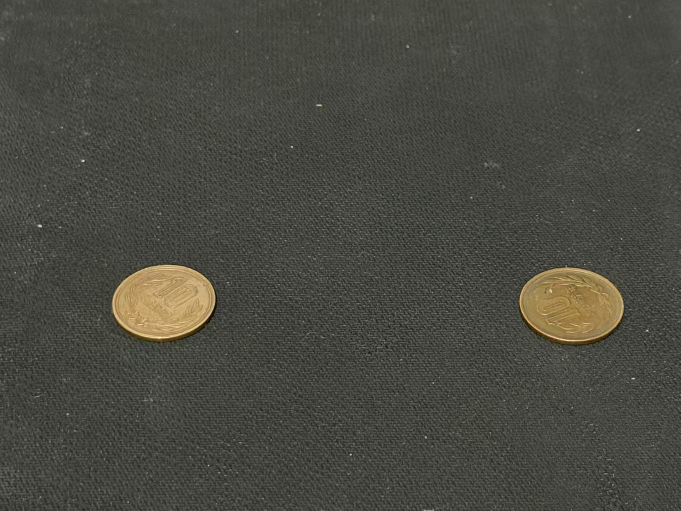
#> input picture data/test_a.jpg, 1362 x 1022 px (shown at 1/2 size)
$ python task11.py
#> lines starting #> are read from the running program, lines starting #| are printed output that depends on the picture; after the words box and inside, x2 and y2 are one past the last pixel; in counts of white or black regions, pixels touching at a corner belong together
import cv2
import sys
import numpy as np

# Load the image and convert to grayscale
img = cv2.imread("../data/test_a.jpg")
#> img is the input picture: shape (1022, 1362, 3); mean B, G, R 65.3, 73.2, 73.2
if img is None:
    print("Error: failed to open image")
    sys.exit()
gray = cv2.cvtColor(img, cv2.COLOR_BGR2GRAY)
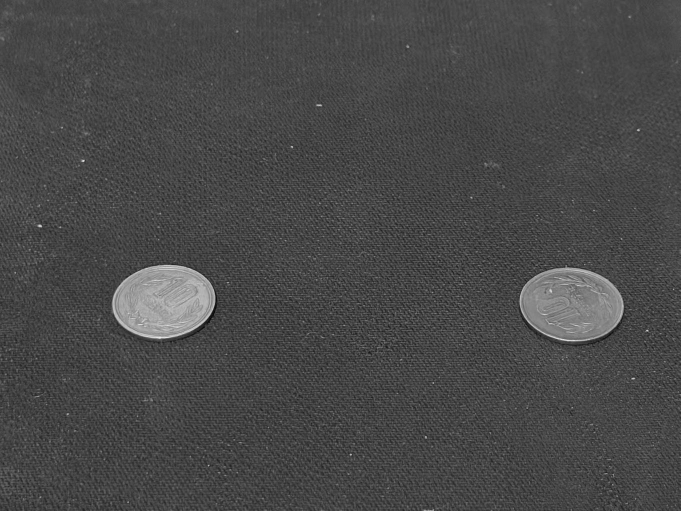
#> gray: shape (1022, 1362) (shown at 1/2 size); min 2, max 243, mean 72.3

max_w, max_h = 800, 800
h, w = gray.shape
#> h = 1022; w = 1362
scale = min(max_w / w, max_h / h, 1.0)
#> scale = 0.587
gray = cv2.resize(gray, None, fx=scale, fy=scale)
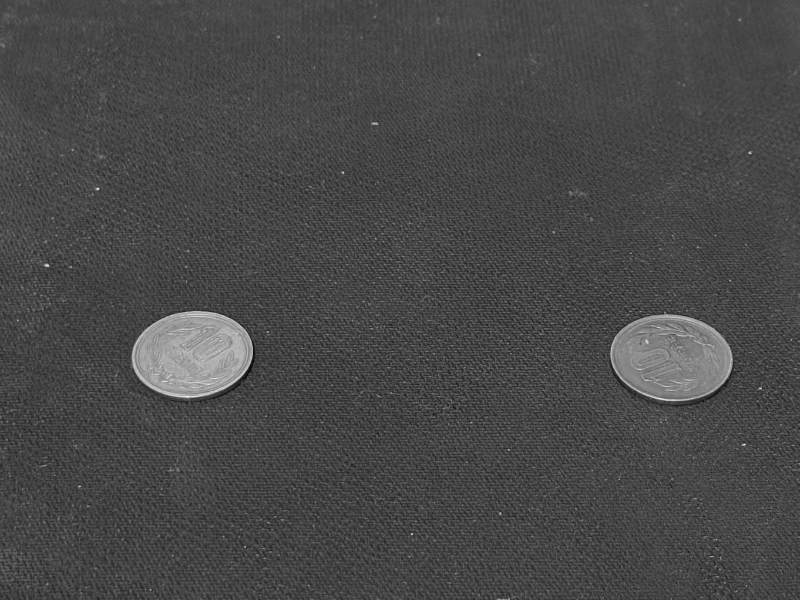
#> gray: shape (600, 800); min 4, max 235, mean 72.2

# Binarize with Otsu's method (automatic threshold)
ret, binary = cv2.threshold(gray, 0, 255, cv2.THRESH_BINARY + cv2.THRESH_OTSU)
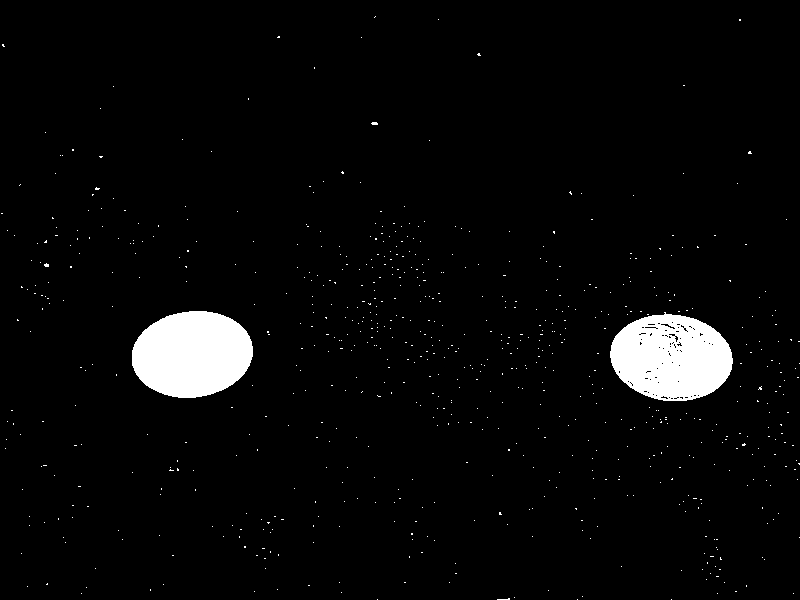
#> binary: shape (600, 800); 3.7% white; 713 white regions (711 under 20 px), largest, box (x1, y1, x2, y2) and area: (132, 311, 253, 398) 8269, (610, 312, 733, 401) 8128
#> ret = 108
print(f"Otsu threshold: {ret:.0f}")
#| Otsu threshold: 108

# Label connected components with 8-connectivity
num_labels, labels, stats, centroids = cv2.connectedComponentsWithStats(binary, connectivity=8)
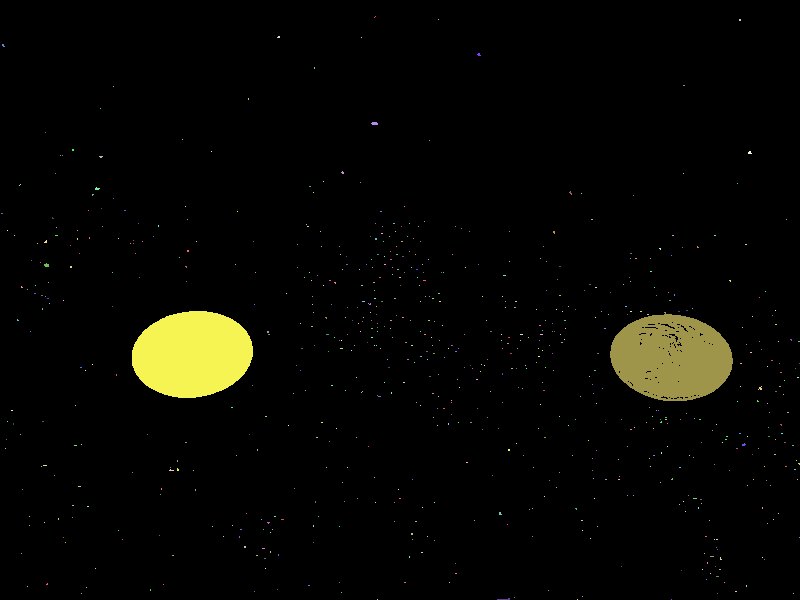
#> labels: shape (600, 800) int32; 714 distinct labels, from 0 to 713; one colour per label, 0 black
#> num_labels = 714; stats = 714 rows, first 6: [0, 0, 800, 600, 462471], [374, 16, 2, 2, 2], [438, 19, 1, 1, 1], [739, 19, 2, 2, 4], [277, 36, 3, 2, 5], [361, 37, 1, 1, 1]; centroids = 714 pairs, first value 1.5 to 799, second value 16.5 to 599
print(f"Components (excluding background): {num_labels - 1}")
#| Components (excluding background): 713

# Assign a random color to each label; the background stays black
np.random.seed(0)
colors = np.random.randint(50, 255, (num_labels, 3), dtype=np.uint8)
#> colors = 714 rows, first 8: [222, 60, 177], [190, 97, 220], [246, 201, 167], [216, 72, 233], [242, 254, 83], [117, 229, 128], [204, 132, 212], [245, 168, 175]
colors[0] = [0, 0, 0]
colored = colors[labels]

# Draw a bounding box and centroid for each object, skipping tiny ones
min_area = 100
count = 0
for i in range(1, num_labels):
    x, y, bw, bh, area = stats[i]
    if area < min_area:
        continue
    cv2.rectangle(colored, (int(x), int(y)), (int(x + bw), int(y + bh)), (255, 255, 255), 2)
    cx, cy = centroids[i]
    cv2.circle(colored, (int(cx), int(cy)), 4, (0, 0, 255), -1)
    count += 1
#> this loop made 713 passes
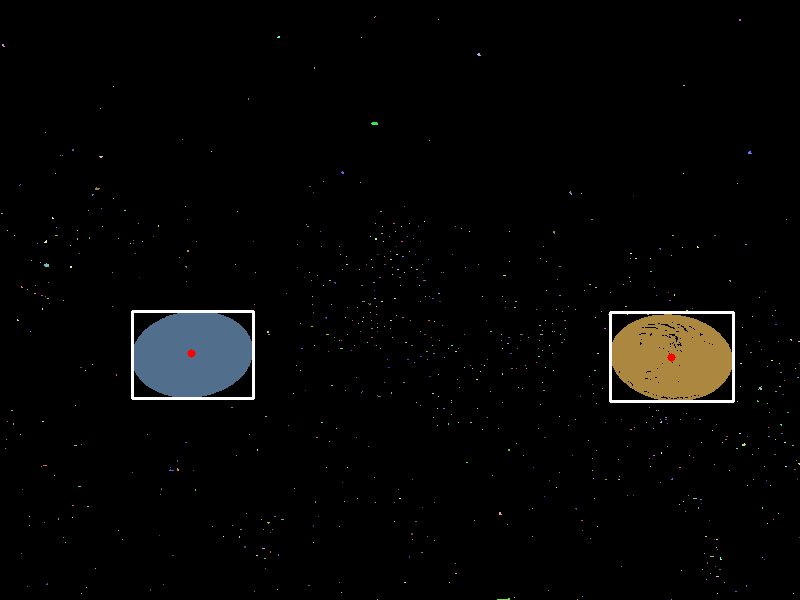
#> colored: shape (600, 800, 3); mean of channels 0, 1, 2 5.1, 5.8, 6; drawn as B, G, R
#> after the loop, count = 2
print(f"Objects with area >= {min_area}: {count}")
#| Objects with area >= 100: 2

# Show the binary image and the labeled image side by side
binary_bgr = cv2.cvtColor(binary, cv2.COLOR_GRAY2BGR)
grid = np.hstack([binary_bgr, colored])
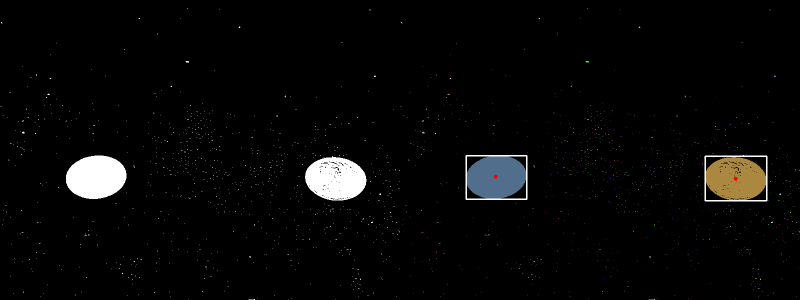
#> grid: shape (600, 1600, 3) (shown at 1/2 size); mean B, G, R 7.2, 7.6, 7.6
cv2.imshow("Binary | Labeled", grid)
cv2.waitKey(0)
cv2.destroyAllWindows()
